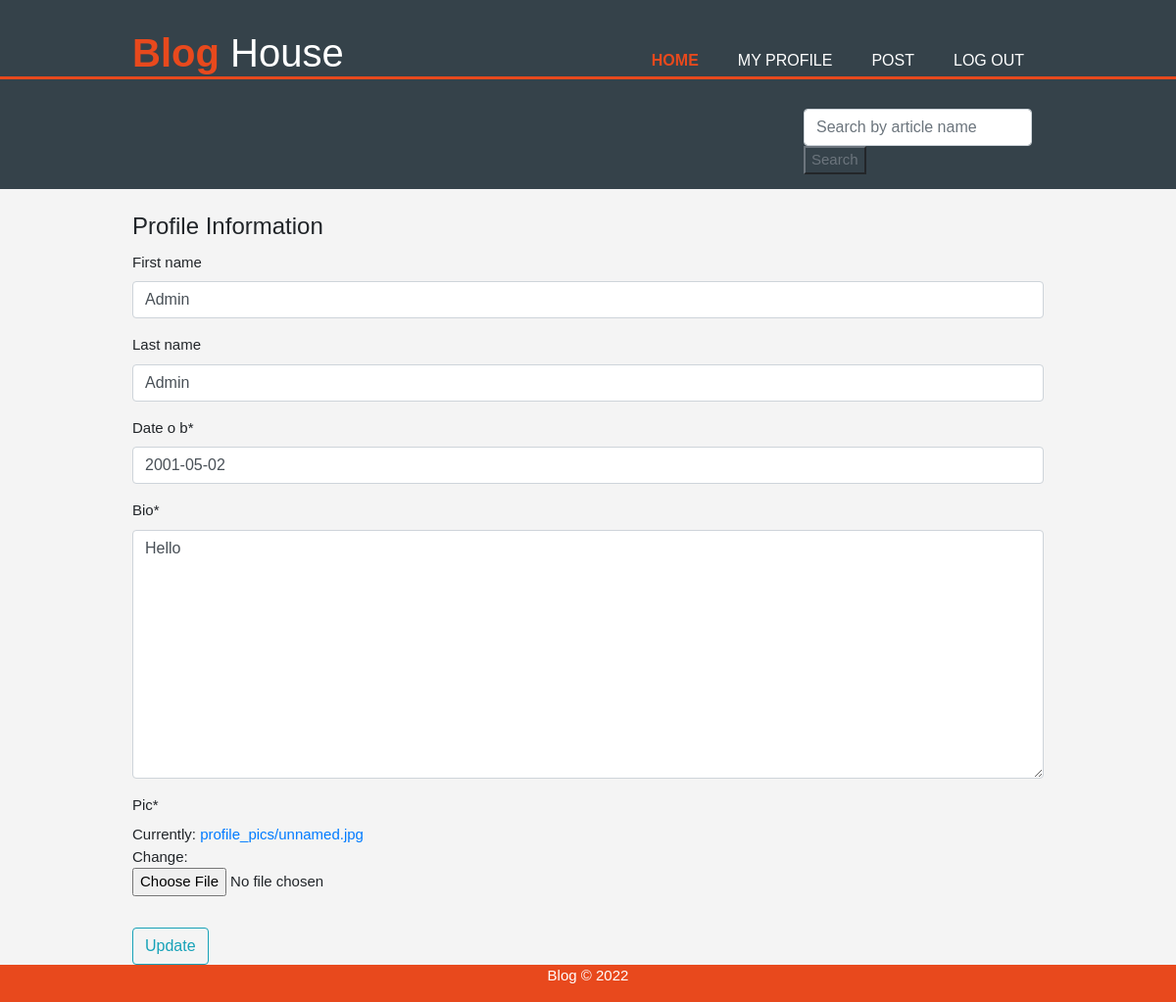
The page /accounts/profile_update/ (signed in) on the database its author committed.
### accounts/models.py (models this page shows, shortened)
class CustomUser(AbstractUser):
    date_o_b    = models.DateField(blank=False, null=False)
    bio         = models.TextField(blank=False, null=False)
    REQUIRED_FIELDS = ['email', 'date_o_b', 'bio']

class Profile(models.Model):
    user    = models.OneToOneField(CustomUser, on_delete=models.CASCADE)
    pic     = models.ImageField(default='default_pic.png', upload_to='profile_pics')

### accounts/views.py (the view, shortened to what this page needs)
# urls.py: path('profile_update/', update_profile, name="profile-update"),
@login_required
def update_profile(request):
    u_a  = UserUpdateForm(instance=request.user)
    u_p  = ProfileUpdateForm(instance=request.user.profile)
    context = {
        'u_a' : u_a,
        'u_p' : u_p,
    }
    return render(request, "accounts/update_profile.html", context)

### accounts/forms.py
class UserUpdateForm(forms.ModelForm):
    class Meta:
        model   = User
        fields  = ("first_name", "last_name", "date_o_b", "bio",)

class ProfileUpdateForm(forms.ModelForm):
    class Meta:
        model   = Profile
        fields  = ("pic",)

### accounts/templates/accounts/update_profile.html (shortened to what this page needs)
{% extends 'blog/base.html' %}
{% load crispy_forms_tags %}
{% block content %}
<div>
    <form method="POST" enctype="multipart/form-data">
        <fieldset class="form-group">
            <legend>Profile Information</legend>
                {{ u_a|crispy }}
                {{ u_p|crispy }}
        </fieldset>
        <div>
            <button class="btn btn-outline-info" type="submit">Update</button>
        </div>
    </form>
{% endblock content %}

### blog/static/css/style.css (style rules this page uses)
body { font-family: Arial, Helvetica, sans-serif; font-size: 15px; line-height: 1.5; margin: 0; padding: 0; background-color: #f4f4f4; }

### rows shown on the page
CustomUser: first_name "Admin", last_name "Admin", date_o_b "2001-05-02", bio "Hello"
